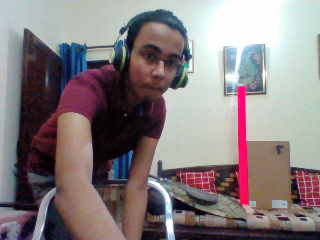
#> input picture User/1.png, 320 x 240 px, found by its file name; its folder holds only this picture in this run
$ python estimate.py   (older library calls are emulated)
#> lines starting #> are read from the running program, lines starting #| are printed output that depends on the picture; after the words box and inside, x2 and y2 are one past the last pixel; in counts of white or black regions, pixels touching at a corner belong together
from cv2 import cv2
import pickle
import numpy as np
from math import sqrt


save = open('Values/save.dat', 'rb')
#> (reads Values/save.dat from the repository)


# detecting the standard in the image and marking it
h = 1
def getContour(img, imgContour):
	contour, hierarchy = cv2.findContours(img, cv2.RETR_EXTERNAL, cv2.CHAIN_APPROX_NONE)
	global h
	for cnt in contour:
		area = cv2.contourArea(cnt)
		peri = cv2.arcLength(cnt, True) # True shows that the shape is closed
		approx = cv2.approxPolyDP(cnt, 0.02*peri, True)
		area = cv2.contourArea(cnt)
		if 4 <= len(approx) <= 7 and area > area_min:
			cv2.drawContours(imgContour, cnt, -1, (255, 0, 255), 3)
			x, y, w, h = cv2.boundingRect(approx)
			cv2.rectangle(imgContour, (x,y), (x+w, y+h), (0,255,0), 3) # rectangle must match with the contour for knowing the standard in parallel


# Function for detecting mouse points and saving it into as numpy array
points = np.zeros((2,2), np.int)
counter = 0
def mousePoints(event, x, y, flags, params):
    global counter
    if event == cv2.EVENT_LBUTTONDOWN:
        points[counter] = x,y
        counter += 1


db = pickle.load(save)
try:
    (h_min, h_max, s_min, s_max, v_min, v_max, threshold1, threshold2, area_min) = tuple(db.values())
except:
    print('Nope')
    exit(0)

path = 'User/'
fname = input('Enter the name of the file: ')
#> the answer given: User/1.png
img = cv2.imread(path + fname)
#> img is the input picture: shape (240, 320, 3); mean B, G, R 127.7, 126.2, 135.3

imgHSV = cv2.cvtColor(img, cv2.COLOR_BGR2HSV)
#> imgHSV: shape (240, 320, 3); mean H, S, V 82.9, 67.2, 144.1

lower = np.array([h_min, s_min, v_min])
upper = np.array([h_max, s_max, v_max])

mask = cv2.inRange(imgHSV, lower, upper)
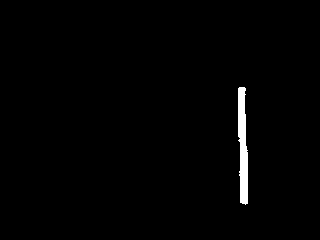
#> mask: shape (240, 320); 1.2% white; 1 white region, box (x1, y1, x2, y2) and area: (238, 87, 248, 205) 897
result = cv2.bitwise_and(img, img, mask = mask)

mask = cv2.cvtColor(mask, cv2.COLOR_GRAY2BGR)

# converting images required in order to call getContour()
imgCanny = cv2.Canny(mask, threshold1, threshold2)
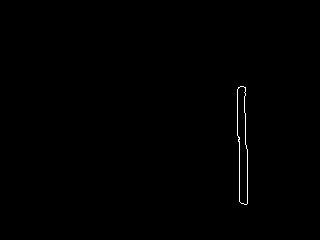
#> imgCanny: shape (240, 320); 0.32% white in thin lines or dots, all inside (x1, y1, x2, y2) = (237, 86, 248, 205)
kernel = np.ones((5,5))
imgDil = cv2.dilate(imgCanny, kernel, iterations=1)
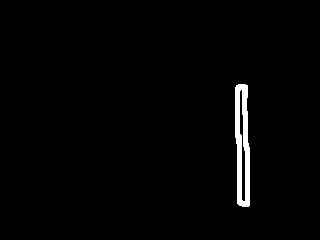
#> imgDil: shape (240, 320); 1.7% white; 1 white region
getContour(imgDil, img)
#> in getContour, `contour, hierarchy = cv2.findContours(img, cv2.RETR_EXTERNAL, cv2.CHAI..`: contour = 1 contour; box (x1, y1, x2, y2) and area: (235, 84, 250, 207) 1430
#> the loop in getContour, `for cnt in contour:` made 1 pass
#> (peri, approx, x, y, w, h) on pass 1: (266.4, [[238, 84], [237, 203], [248, 206], [247, 85]], 237, 84, 12, 123)
#> after the loop in getContour, `for cnt in contour:`:
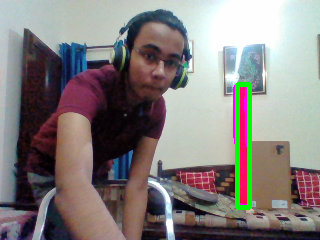
#> imgContour: shape (240, 320, 3); mean B, G, R 125.7, 128.1, 132.3


while True:

	for i in range(counter):
		cv2.circle(img, (points[i][0], points[i][1]), 5, (0,0,255), cv2.FILLED)
	cv2.imshow('Image', img)

	if counter == 2:
		break

	cv2.setMouseCallback('Image', mousePoints)

	cv2.waitKey(1)


dist = abs(points[0,1] - points[1,1])
print('Height Estimate: {:.2f}m'.format(dist / h))

while not (cv2.waitKey(1) & 0xFF == ord('q')):
	pass

cv2.destroyAllWindows()
